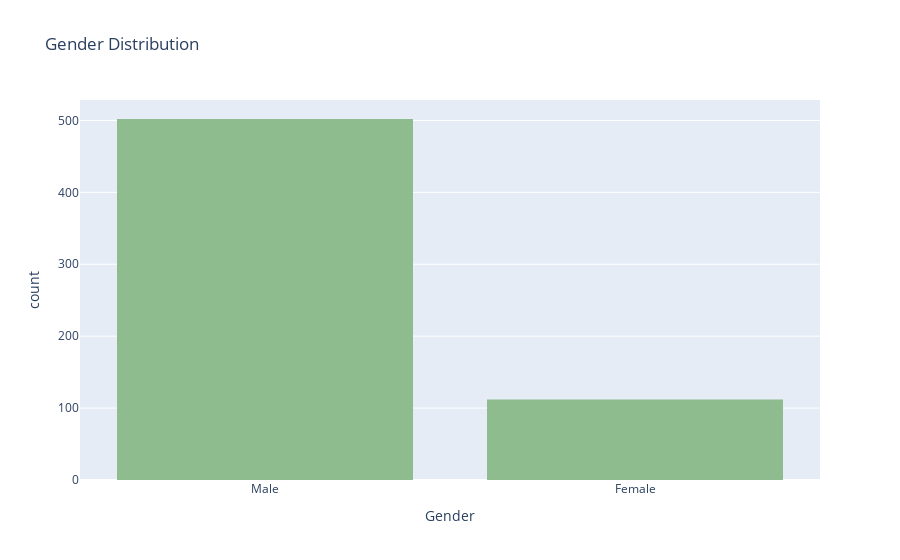

Source (notebook cell):
### Markdown cell above
### Distribution of Gender

### Code cell
fig_gender=px.histogram(df,x='Gender',title='Gender Distribution',color_discrete_sequence = ['darkseagreen'])
fig_gender.show()

### Figure 1 — Plotly figure (JSON) as saved in the notebook; plotly's stock layout.template omitted (floating-point values rounded to 4 significant figures; data arrays with more than 128 entries replaced by an {"elided": "..."} marker saying what was removed)
{"data": [{"bingroup": "x", "hovertemplate": "Gender=%{x}<br>count=%{y}<extra></extra>", "legendgroup": "", "marker": {"color": "darkseagreen", "pattern": {"shape": ""}}, "name": "", "orientation": "v", "showlegend": false, "type": "histogram", "x": {"elided": "614 str values"}, "xaxis": "x", "yaxis": "y"}], "layout": {"barmode": "relative", "legend": {"tracegroupgap": 0}, "title": {"text": "Gender Distribution"}, "xaxis": {"anchor": "y", "domain": [0, 1], "title": {"text": "Gender"}}, "yaxis": {"anchor": "x", "domain": [0, 1], "title": {"text": "count"}}}}
